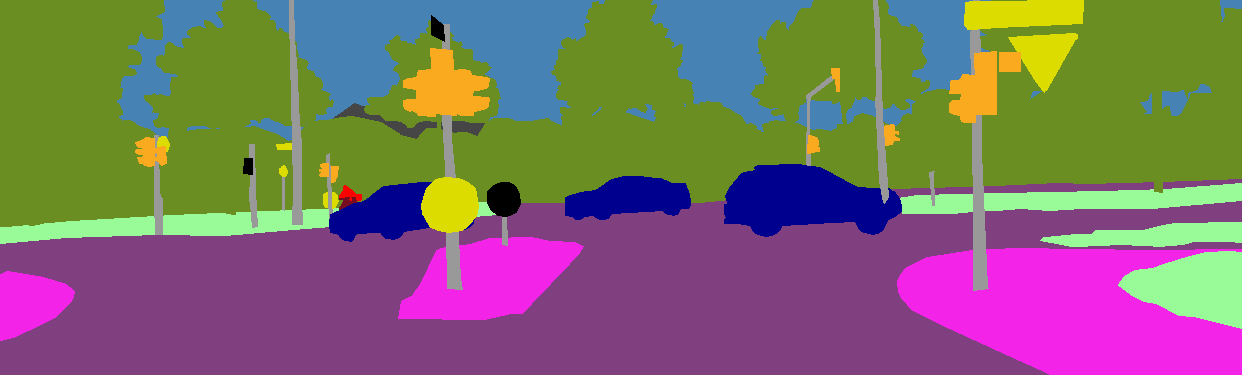
#> input picture project_midpoint/seg_depth/ground_truth/seg/000010_10.png, 1242 x 375 px; its folder holds 4 pictures in this run
$ python compatible_groundtruth.py
#> lines starting #> are read from the running program, lines starting #| are printed output that depends on the picture
import sys
import os
sys.path.append(os.path.abspath("."))
import numpy as np
from PIL import Image
import os
import glob

KITTI_TO_MODEL = {
    (128, 64, 128): (128, 192, 128),   # road
    (0, 0, 142): (192, 0, 128),        # car
    (107, 142, 35): (128, 128, 0),     # vegetation
    (70, 70, 70): (128, 0, 0),         # building
    (70, 130, 180): (128, 128, 128),   # sky
    (244, 35, 232): (0, 0, 64),        # sidewalk
    (190, 153, 153): (64, 64, 128),    # fence
}

IGNORE_COLOR = (0, 0, 0)  # Or (255, 255, 255) if you prefer

def remap_gt_ignore_unknowns(gt_path, output_path):
    img = np.array(Image.open(gt_path))
#> img is the input picture: shape (375, 1242, 3); mean R, G, B 125.6, 109.2, 106.3
    reshaped = img.reshape(-1, 3)

    remapped = np.array([
        KITTI_TO_MODEL.get(tuple(pixel), IGNORE_COLOR)
        for pixel in reshaped
    ], dtype=np.uint8).reshape(img.shape)
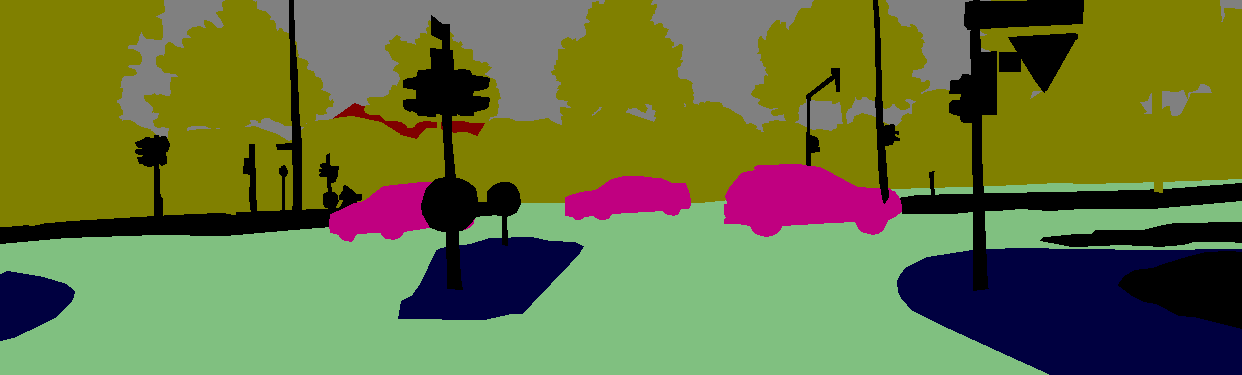
#> remapped: shape (375, 1242, 3); mean R, G, B 104.8, 116.4, 61.1

    Image.fromarray(remapped).save(output_path)

# Apply to all images
if __name__ == "__main__":
    input_dir = "project_midpoint/seg_depth/ground_truth/seg"
    output_dir = "project_midpoint/seg_depth/ground_truth/seg_remapped"
    os.makedirs(output_dir, exist_ok=True)

    for path in glob.glob(os.path.join(input_dir, "*.png")):
        fname = os.path.basename(path)
        remap_gt_ignore_unknowns(path, os.path.join(output_dir, fname))
#> pass 2 of the loop `for path in glob.glob(os.path.join(input_dir, "*.png")):`:
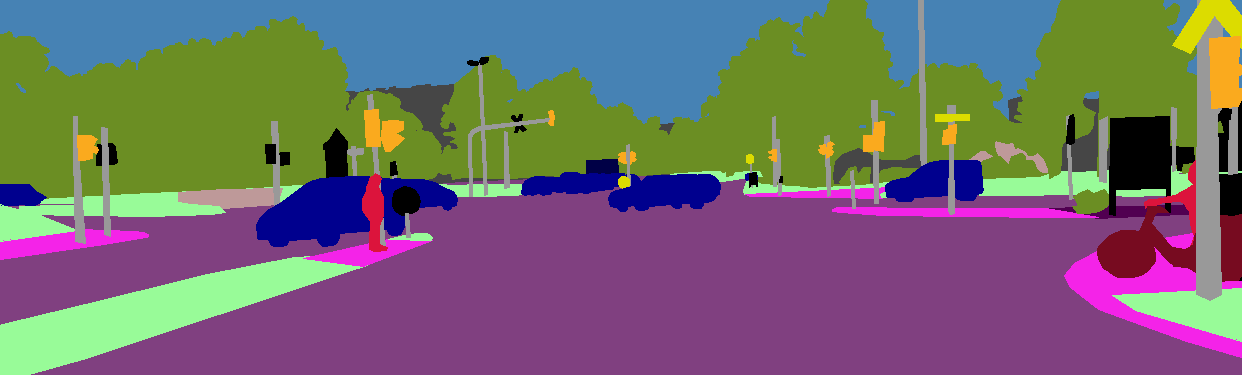
#> input picture project_midpoint/seg_depth/ground_truth/seg/000014_10.png, 1242 x 375 px
#> in remap_gt_ignore_unknowns, img is the input picture: shape (375, 1242, 3); mean R, G, B 113.7, 106.3, 109.4
#> in remap_gt_ignore_unknowns (call 2), `remapped = np.array([ KITTI_TO_MODEL.get(tuple(pixel), IGNORE_COLOR) f..`:
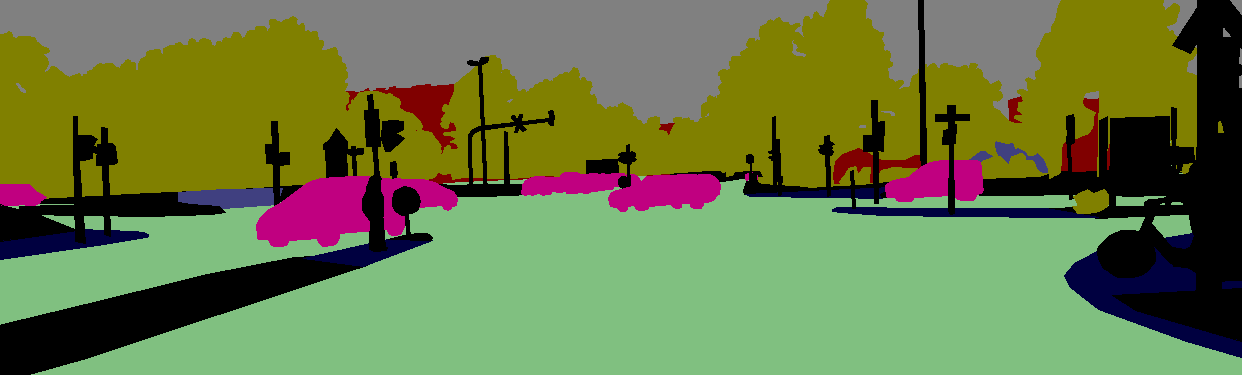
#> remapped: shape (375, 1242, 3); mean R, G, B 107.4, 122, 70.9
#> pass 3 of the loop `for path in glob.glob(os.path.join(input_dir, "*.png")):`:
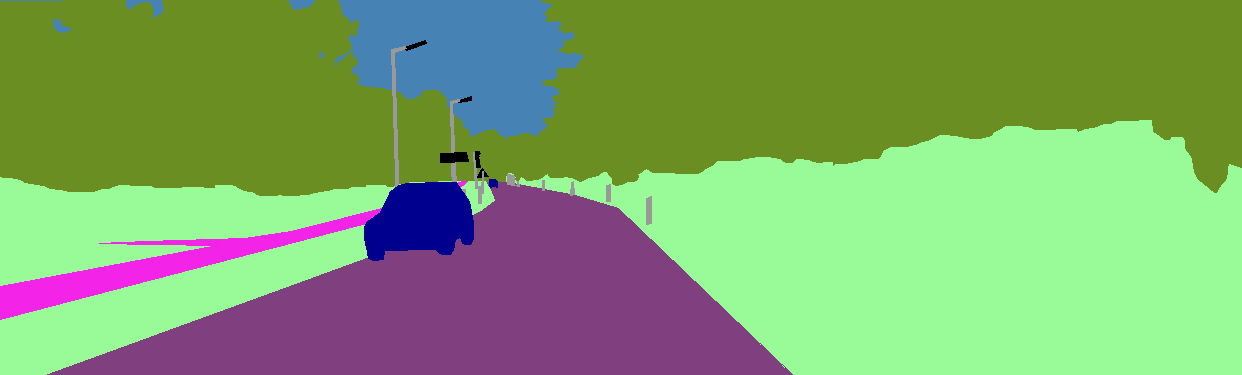
#> input picture project_midpoint/seg_depth/ground_truth/seg/000054_10.png, 1242 x 375 px
#> in remap_gt_ignore_unknowns, img is the input picture: shape (375, 1242, 3); mean R, G, B 125.8, 164.6, 104.7
#> in remap_gt_ignore_unknowns (call 3), `remapped = np.array([ KITTI_TO_MODEL.get(tuple(pixel), IGNORE_COLOR) f..`:
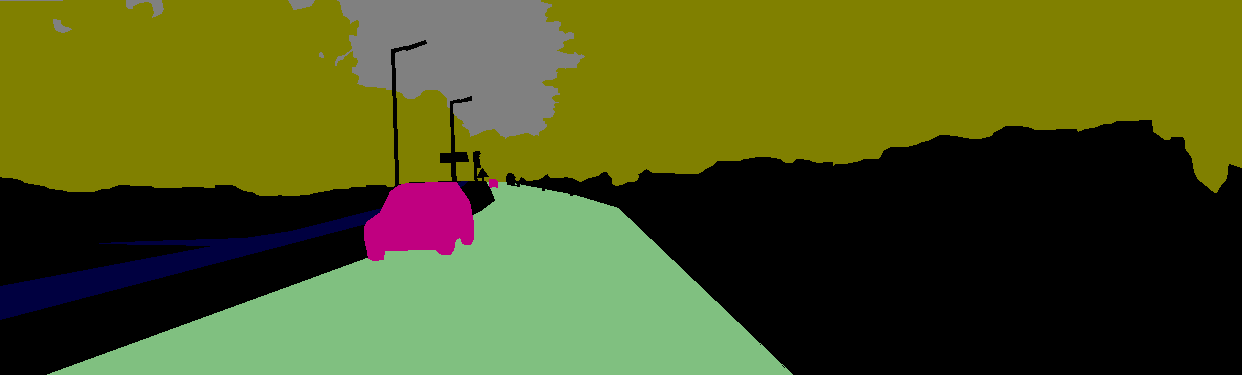
#> remapped: shape (375, 1242, 3); mean R, G, B 79.6, 86.9, 29.4
#> the loop made 4 passes; the first 3 are shown

    print("KITTI ground truth remapped with ignore mask for unknown classes.")
